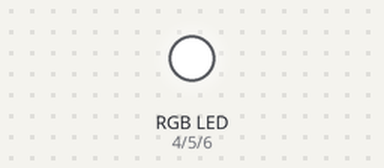
A sketch run on a simulated Arduino Uno, built with avr-gcc and run on an emulated ATmega328P. Parts: an RGB LED mixed from three pins (HIGH = lit).

Above: at 0.1 s.
Timing chart, 0 to 1.6 s (numbered marks = the images above):
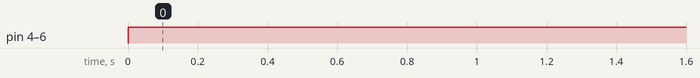

Measured:
- by itself, pin 4 (redPin), pin 5 (greenPin), pin 6 (bluePin): LOW → HIGH at 0.00 s

The sketch:

rgb_led_digital_pins.ino
```cpp
int redPin = 4;
int greenPin = 5;
int bluePin = 6;

void setup() {
  // put your setup code here, to run once:
  pinMode(redPin, OUTPUT);
  pinMode(greenPin, OUTPUT);
  pinMode(bluePin, OUTPUT);
}

void loop() {
  // put your main code here, to run repeatedly:
  digitalWrite(redPin, HIGH);
  digitalWrite(greenPin, HIGH);
  digitalWrite(bluePin, HIGH);
}
```
